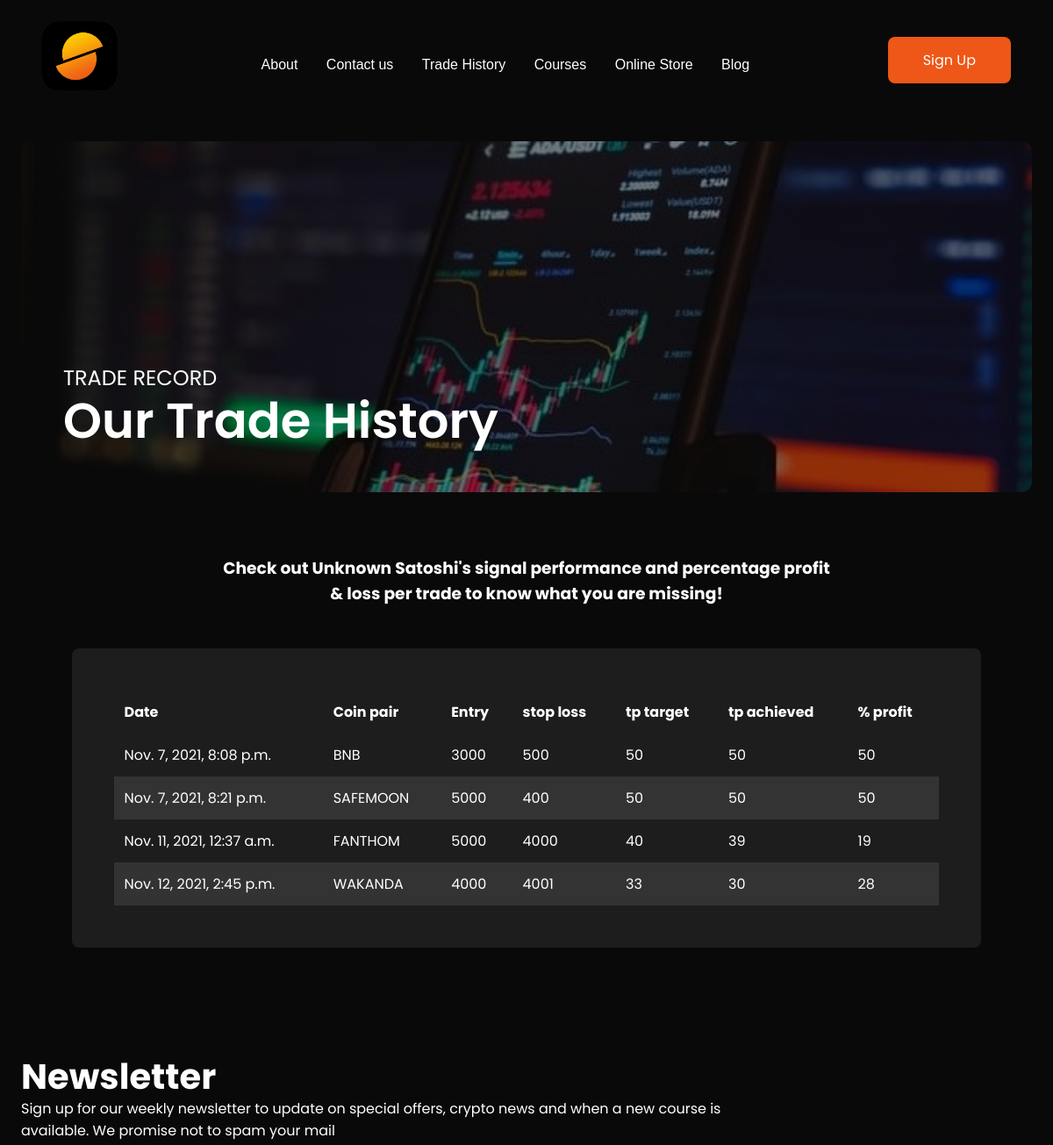
Page /trade-history/ (upper part) on the earlier database version.
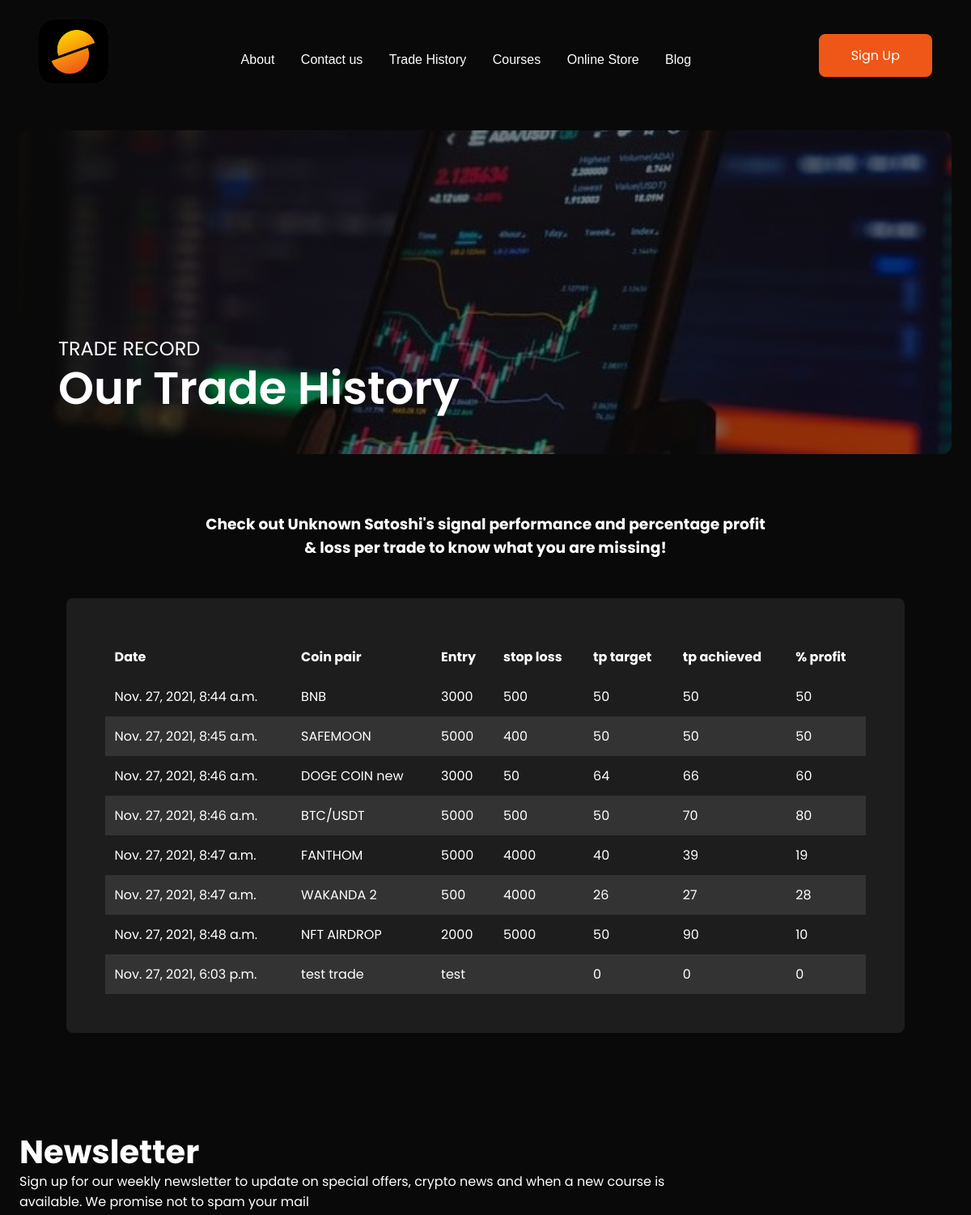
Same page on the later database version.
### cms/models.py (models this page shows, shortened)
class Cms(models.Model):
    title = models.CharField(max_length=200)
    entry = models.TextField(null=True, blank=True)
    stoploss = models.TextField(null=True, blank=True)
    tp_target = models.IntegerField(default=0, null=True, blank=True)
    tp_achieved = models.IntegerField(default=0, null=True, blank=True)
    profit = models.IntegerField(default=0, null=True, blank=True)
    tags = models.ManyToManyField(Tag, blank=True)
    featured_image = models.ImageField(null=True, blank=True, default="default.jpg")
    created = models.DateTimeField(auto_now_add=True)
    id = models.UUIDField(default=uuid.uuid4, unique=True, primary_key=True, editable=False)
    class Meta:
        ordering = ('created',)

### cms/views.py (the view)
# urls.py: path('trade-history/', views.trade_history, name='trade-history'),
def trade_history(request):
    template_name = 'cms/trade.html'
    cmss = Cms.objects.all()
    context = {'cmss':cmss}
    return render(request, template_name,context)

### cms/templates/cms/trade.html (shortened to what this page needs)
<!DOCTYPE html>
{% load static %}
<html lang="en">
<head>
    <link rel="stylesheet" type="text/css" href=" {% static 'css/style.css' %}" />
	<link href="https://cdn.jsdelivr.net/npm/remixicon@2.5.0/fonts/remixicon.css" rel="stylesheet">
</head>
<body class="about-page">
	<div class="page-wrapper">
        <div class="navbar">
            <div class="navbar__Link navbar__Link-brand">
                <a href="{% url 'home' %}" class="index-link">
                <img src=" {% static 'images/logo.png' %}" class="navbar-logo" alt="website's logo">
                </a>
            </div>
            <nav class="navbar__Items">
              <ul>
                <li class="navbar__Link">
                  <a class="nav-link" href="{% url 'about' %}">About</a>
                </li>
                <li class="navbar__Link">
                  <a class="nav-link" href="{% url 'contact' %}">Contact us</a>
                </li>
                <li class="navbar__Link">
                  <a class="nav-link" href="{% url 'trade-history' %}">Trade History</a>
                </li>
                <li class="navbar__Link">
                  <a class="nav-link" href="{% url 'courses' %}">Courses</a>
                </li>
                <li class="navbar__Link">
                  <a class="nav-link" href="{% url 'onlinestore' %}">Online Store</a>
                </li>
                <li class="navbar__Link">
                  <a class="nav-link" href="{% url 'blog' %}">Blog</a>
                </li>
              </ul>
            </nav>
       <nav class="navbar__Items navbar__Items--right">
                {% if request.user.is_authenticated %}
                  <div class="navbar__Link">
                <a class="btn hire-btn"  href="{% url 'logout' %}">Logout</a>
                </div>
                    {% else %}
                    <div class="navbar__Link">
                                    <a class="btn hire-btn"  href="{% url 'login' %}">Sign Up</a>
                                    </div>
                    {% endif%}
            </nav> </div>
		<br>
			     <section class="banner-section trade-banner">
                <div class="header-group">
                    <h4>TRADE RECORD</h4>
                    <h1>Our Trade History</h1>
                </div>
            </section>
            <h3 class="history-heading">Check out Unknown Satoshi's signal performance and percentage profit & loss per trade to know what you are missing!</h3>
            <section class="trade-table">
              <table>
                <thead>
                  <tr>
                    <th scope="col">Date</th>
                    <th scope="col">Coin pair</th>
                    <th scope="col">Entry</th>
                    <th scope="col">stop loss</th>
                    <th scope="col">tp target</th>
                    <th scope="col">tp achieved</th>
                    <th scope="col">% profit</th>
                  </tr>
                </thead>
                <tbody>
                  {% for cms in cmss %}
                  <tr>
                    <td data-label="Date">{{ cms.created }}</td>
                    <td data-label="Coin pair">{{ cms.title }}</td>
                    <td data-label="Entry">{{ cms.entry }}</td>
                    <td data-label="stop loss">{{ cms.stoploss }}</td>
                    <td data-label="tp target">{{ cms.tp_target }}</td>
                    <td data-label="tp achieved">{{ cms.tp_achieved }}</td>
                    <td data-label="% profit">{{ cms.profit }}</td>
                  </tr>
                  {% endfor %}
                </tbody>
              </table>
            </section>
		<section class="newsletter-section">
			<h2>Newsletter</h2>
			<p>Sign up for our weekly newsletter to update on special offers, crypto news and when a new course is available. We promise not to spam your mail</p>
		</section>
	</div>
</body>
</html>

### static/css/style.css (style rules this page uses)
html { scroll-behavior: smooth; }
* { margin: 0; padding: 0; -webkit-box-sizing: border-box; box-sizing: border-box; }
body { font-family: "Poppins", sans-serif; background-color: #0A0909; color: #fff; max-width: 1440px; margin: auto; }
.page-wrapper { padding: 0 24px; }
h1 { font-size: clamp(2.5em, 3.5em, 4em); }
h2 { font-size: clamp(1.75em, 4vw, 2.5em); }
h4 { font-size: clamp(20px, 3vw, 24px); }
h2, h4, h5 { line-height: 1.2; }
p { font-size: 16px; font-weight: normal; }
a { text-decoration: none; color: #fff; }
.btn { padding: 15px 40px; border: 0px; border-radius: 8px; background-color: #EE5717; font-family: "Poppins", sans-serif; -webkit-transition: 0.3s; transition: 0.3s; height: 54px; width: auto; }
a.btn { text-decoration: none; color: #fff; }
.navbar { display: -webkit-box; display: -ms-flexbox; display: flex; padding: 16px; font-family: sans-serif; color: white; -ms-flex-pack: distribute; justify-content: space-around; width: 100%; }
.navbar-logo { width: 100px; height: auto; }
.navbar__Link { padding-right: 8px; }
.navbar__Items { display: -webkit-box; display: -ms-flexbox; display: flex; margin-left: auto; -webkit-box-align: center; -ms-flex-align: center; align-items: center; }
.navbar__Items li { list-style: none; display: inline-block; margin-top: 10px; }
.navbar__Items li a { padding: 10px; text-decoration: none; line-height: 27px; -webkit-transition: 0.3s; transition: 0.3s; }
.navbar__Items--right { margin-left: auto; }
.newsletter-section { margin-top: 123px; }
.newsletter-section p { max-width: 840px; margin-bottom: 24px; }
.banner-section { width: 100%; border-radius: 12px; background: -webkit-gradient(linear, left top, left bottom, from(rgba(0, 0, 0, 0.3))), url("../images/bg-img.jpg"), no-repeat, center; background: linear-gradient(rgba(0, 0, 0, 0.3)), url("../images/bg-img.jpg"), no-repeat, center; height: 400px; background-size: cover; display: -webkit-box; display: -ms-flexbox; display: flex; -webkit-box-orient: vertical; -webkit-box-direction: normal; -ms-flex-direction: column; flex-direction: column; -webkit-box-align: baseline; -ms-flex-align: baseline; align-items: baseline; -webkit-box-pack: end; -ms-flex-pack: end; justify-content: flex-end; }
.banner-section .header-group { margin: 48px; }
.banner-section h1 { font-size: 56px; font-weight: 600; }
.banner-section h4 { font-weight: normal; }
.trade-banner { background: -webkit-gradient(linear, left top, left bottom, from(rgba(0, 0, 0, 0.3))), url("../images/bg-img4.jpg"), no-repeat, center; background: linear-gradient(rgba(0, 0, 0, 0.3)), url("../images/bg-img4.jpg"), no-repeat, center; background-size: cover; width: 100%; }
.trade-banner h1 { line-height: 1.2; }
.history-heading { text-align: center; max-width: 700px; margin: 72px auto 0 auto; }
.trade-table { width: 90%; background-color: #1D1D1D; margin: auto; margin-top: 48px; border-radius: 8px; padding: 48px; }
.trade-table table { border-collapse: collapse; width: 100%; }
.trade-table table thead { font-weight: 500; }
.trade-table table td, .trade-table table th { text-align: left; padding: 12px; }
.trade-table table th { background-color: #1D1D1D; }
.trade-table table tr:nth-child(even) { background-color: #333333; border-radius: 8px; }

Differences in the rows shown:
removed Cms: created "Nov. 7, 2021, 8:08 p.m.", title "BNB", entry "3000", stoploss "500", tp_target "50", tp_achieved "50", profit "50"
removed Cms: created "Nov. 7, 2021, 8:21 p.m.", title "SAFEMOON", entry "5000", stoploss "400", tp_target "50", tp_achieved "50", profit "50"
removed Cms: created "Nov. 11, 2021, 12:37 a.m.", title "FANTHOM", entry "5000", stoploss "4000", tp_target "40", tp_achieved "39", profit "19"
removed Cms: created "Nov. 12, 2021, 2:45 p.m.", title "WAKANDA", entry "4000", stoploss "4001", tp_target "33", tp_achieved "30", profit "28"
added Cms: created "Nov. 27, 2021, 8:44 a.m.", title "BNB", entry "3000", stoploss "500", tp_target "50", tp_achieved "50", profit "50"
added Cms: created "Nov. 27, 2021, 8:45 a.m.", title "SAFEMOON", entry "5000", stoploss "400", tp_target "50", tp_achieved "50", profit "50"
added Cms: created "Nov. 27, 2021, 8:46 a.m.", title "DOGE COIN new", entry "3000", stoploss "50", tp_target "64", tp_achieved "66", profit "60"
added Cms: created "Nov. 27, 2021, 8:46 a.m.", title "BTC/USDT", entry "5000", stoploss "500", tp_target "50", tp_achieved "70", profit "80"
added Cms: created "Nov. 27, 2021, 8:47 a.m.", title "FANTHOM", entry "5000", stoploss "4000", tp_target "40", tp_achieved "39", profit "19"
added Cms: created "Nov. 27, 2021, 8:47 a.m.", title "WAKANDA 2", entry "500", stoploss "4000", tp_target "26", tp_achieved "27", profit "28"
added Cms: created "Nov. 27, 2021, 8:48 a.m.", title "NFT AIRDROP", entry "2000", stoploss "5000", tp_target "50", tp_achieved "90", profit "10"
added Cms: created "Nov. 27, 2021, 6:03 p.m.", title "test trade", entry "test", tp_target "0", tp_achieved "0", profit "0"
